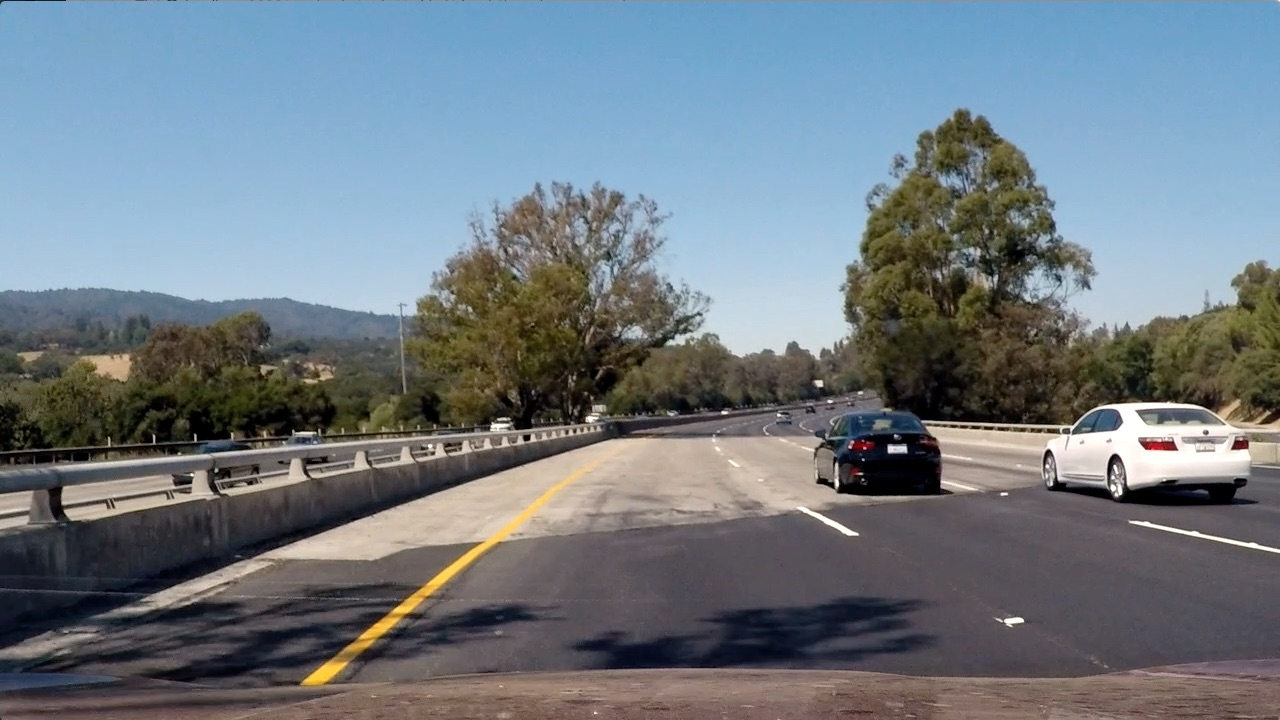
#> input picture Term1/Vehicle-Detection/test_images/test4.jpg, 1280 x 720 px
$ python -i find_car.py   (imports and definitions only)   (older library calls are emulated)
#> lines starting #> are read from the running program, lines starting #| are printed output that depends on the picture
### Term1/Vehicle-Detection/lesson.py
import cv2
import numpy as np
from skimage.feature import hog

# [29 lines left out: functions draw_boxes, draw_boxes2, convert_color, not called in this run]

def get_hog_features(img, orient, pix_per_cell, cell_per_block,
                        vis=False, feature_vec=True):
    # Call with two outputs if vis==True
    if vis == True:
        features, hog_image = hog(img, orientations=orient,
                                  pixels_per_cell=(pix_per_cell, pix_per_cell),
                                  cells_per_block=(cell_per_block, cell_per_block),
                                  transform_sqrt=False,
                                  visualise=vis, feature_vector=feature_vec)
        return features, hog_image
    # Otherwise call with one output
    else:
        features = hog(img, orientations=orient,
                       pixels_per_cell=(pix_per_cell, pix_per_cell),
                       cells_per_block=(cell_per_block, cell_per_block),
                       transform_sqrt=False,
                       visualise=vis, feature_vector=feature_vec)
        return features

def bin_spatial(img, size=(32, 32)):
#> called with size = (32, 32)
    color1 = cv2.resize(img[:,:,0], size).ravel()
#> color1 = 1024 values, max 255 at index 634, min 0 at index 662, mean 111.8
    color2 = cv2.resize(img[:,:,1], size).ravel()
#> color2 = 1024 values, max 255 at index 635, min 0 at index 567, mean 122.5
    color3 = cv2.resize(img[:,:,2], size).ravel()
#> color3 = 1024 values, max 251 at index 669, min 1 at index 439, mean 131
    return np.hstack((color1, color2, color3))

def color_hist(img, nbins=32):    #bins_range=(0, 256)
    # Compute the histogram of the color channels separately
    channel1_hist = np.histogram(img[:,:,0], bins=nbins)
    channel2_hist = np.histogram(img[:,:,1], bins=nbins)
    channel3_hist = np.histogram(img[:,:,2], bins=nbins)
    # Concatenate the histograms into a single feature vector
    hist_features = np.concatenate((channel1_hist[0], channel2_hist[0], channel3_hist[0]))
    # Return the individual histograms, bin_centers and feature vector
    return hist_features

# Define a function that takes an image,
# start and stop positions in both x and y,
# window size (x and y dimensions),
# and overlap fraction (for both x and y)
# [40 lines left out: function slide_window, not called in this run]

### Term1/Vehicle-Detection/find_car.py
import cv2
import numpy as np
import pickle
from moviepy.editor import VideoFileClip
import matplotlib.pyplot as plt
from sklearn.preprocessing import StandardScaler
import matplotlib.image as mpimg
from skimage.feature import hog
from lesson import *
# Define a function that takes an image,
# start and stop positions in both x and y,
# window size (x and y dimensions),
# and overlap fraction (for both x and y)
# [39 lines left out: function slide_window, not called in this run]

# Define a function to extract features from a single image window
# This function is very similar to extract_features()
# just for a single image rather than list of images
def single_img_features(img, color_space='RGB', spatial_size=(32, 32),
                        hist_bins=32, orient=9,
                        pix_per_cell=8, cell_per_block=2, hog_channel=0,
                        spatial_feat=True, hist_feat=True, hog_feat=True):
    #1) Define an empty list to receive features
    img_features = []
    #2) Apply color conversion if other than 'RGB'
    if color_space != 'RGB':
        if color_space == 'HSV':
            feature_image = cv2.cvtColor(img, cv2.COLOR_RGB2HSV)
        elif color_space == 'LUV':
            feature_image = cv2.cvtColor(img, cv2.COLOR_RGB2LUV)
        elif color_space == 'HLS':
            feature_image = cv2.cvtColor(img, cv2.COLOR_RGB2HLS)
        elif color_space == 'YUV':
            feature_image = cv2.cvtColor(img, cv2.COLOR_RGB2YUV)
        elif color_space == 'YCrCb':
            feature_image = cv2.cvtColor(img, cv2.COLOR_RGB2YCrCb)
    else: feature_image = np.copy(img)
    #3) Compute spatial features if flag is set
    if spatial_feat == True:
        spatial_features = bin_spatial(feature_image, size=spatial_size)
#> spatial_features = 3072 values, max 255 at index 634, min 0 at index 662, mean 121.8
        #4) Append features to list
        img_features.append(spatial_features)
    #5) Compute histogram features if flag is set
    if hist_feat == True:
        hist_features = color_hist(feature_image, nbins=hist_bins)
#> in color_hist, `hist_features = np.concatenate((channel1_hist[0], channel2_hist[0], ch..`: hist_features = 96 values, max 116163 at index 90, min 1002 at index 60, mean 28800
        #6) Append features to list
        img_features.append(hist_features)
    #7) Compute HOG features if flag is set
    if hog_feat == True:
        if hog_channel == 'ALL':
            hog_features = []
            for channel in range(feature_image.shape[2]):
                hog_features.extend(get_hog_features(feature_image[:,:,channel],
                                    orient, pix_per_cell, cell_per_block,
                                    vis=False, feature_vec=True))
        else:
            hog_features = get_hog_features(feature_image[:,:,hog_channel], orient,
                        pix_per_cell, cell_per_block, vis=False, feature_vec=True)
#> in get_hog_features, `features = hog(img, orientations=orient, pixels_per_cell=(pix_per_cell..`:
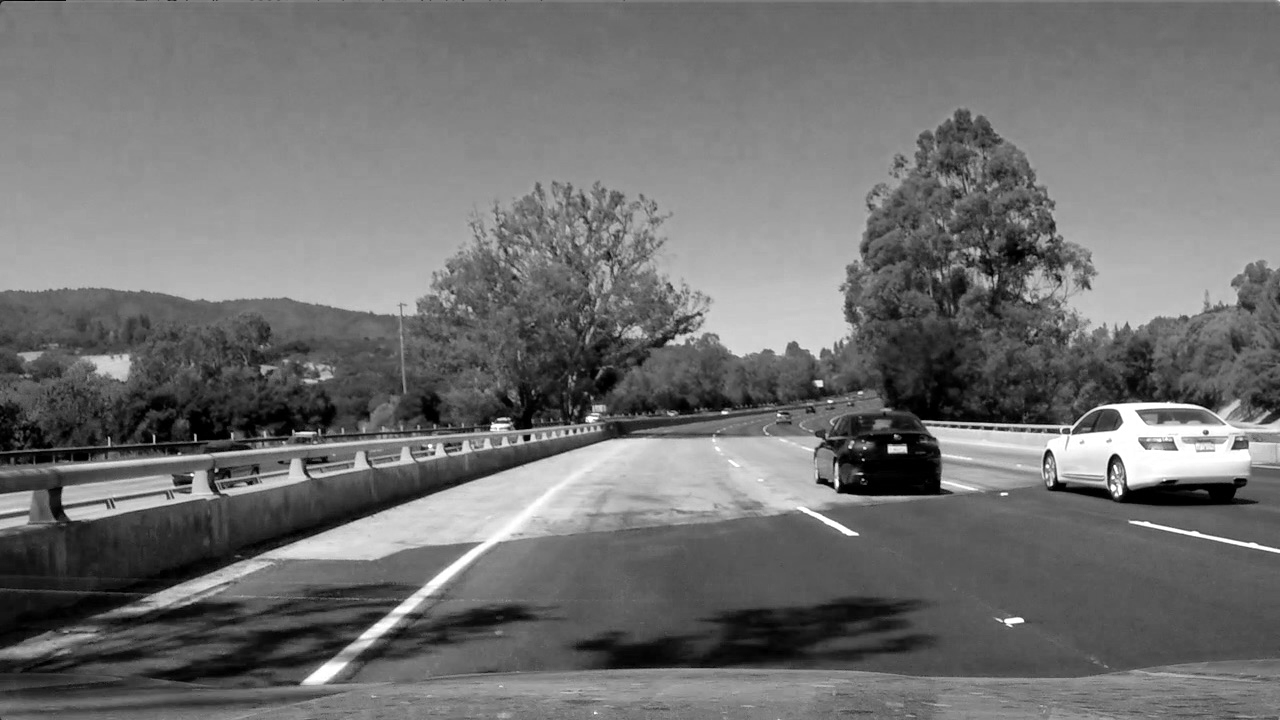
#> img: shape (720, 1280); min 0, max 255, mean 112.2
        #8) Append features to list
        img_features.append(hog_features)

    #9) Return concatenated array of features
    return np.concatenate(img_features)

# Define a function you will pass an image
# and the list of windows to be searched (output of slide_windows())
# [109 lines left out: functions search_windows, find_cars, not called in this run]

from scipy.ndimage.measurements import label
##add heapmap
# [100 lines left out: functions add_heat, apply_threshold, draw_labeled_bboxes, process_image, process_image2, not called in this run]

# [37 lines not run here, left out]

	# [15 lines of commented-out code are left out]

>>> import cv2
>>> picture = cv2.cvtColor(cv2.imread('test_images/test4.jpg'), cv2.COLOR_BGR2RGB)
>>> result = single_img_features(picture)

$ run again, on Term1/Vehicle-Detection/test_images/test1.jpg
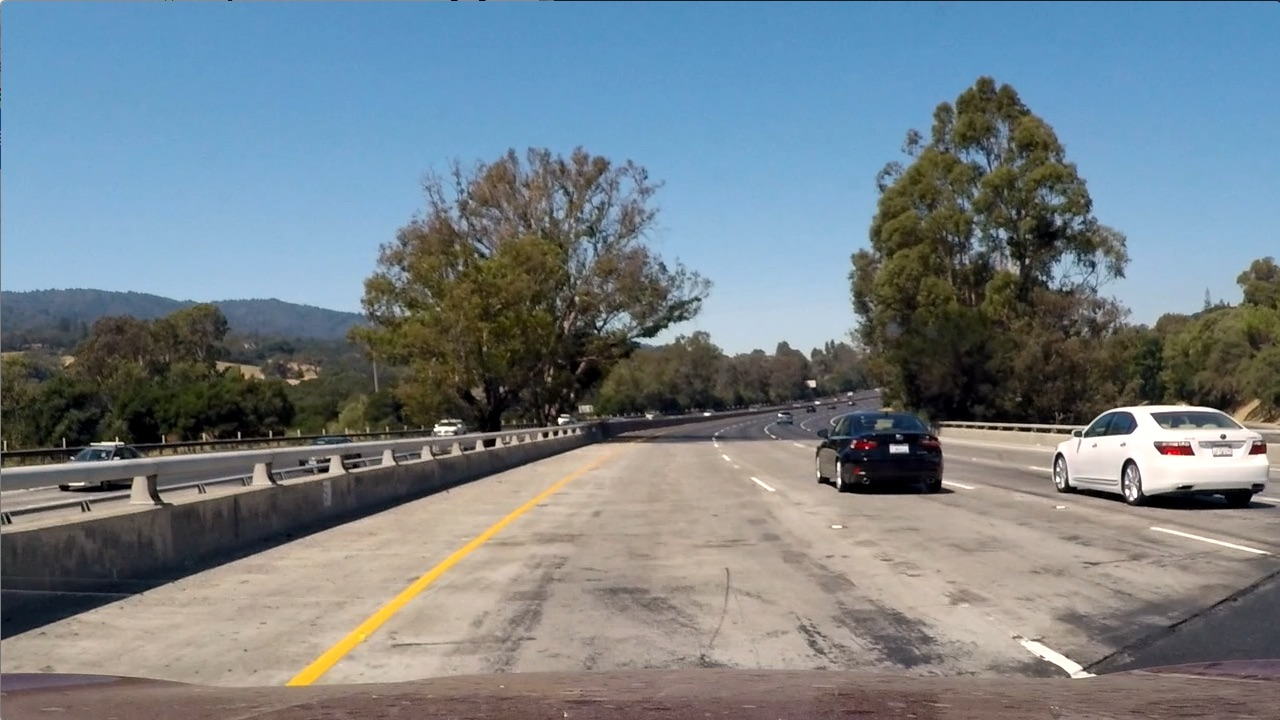
#> input picture Term1/Vehicle-Detection/test_images/test1.jpg, 1280 x 720 px
#> color1 = 1024 values, max 255 at index 635, min 0 at index 579, mean 117.3
#> color2 = 1024 values, max 255 at index 604, min 0 at index 611, mean 128.5
#> color3 = 1024 values, max 254 at index 604, min 0 at index 582, mean 135.6
#> spatial_features = 3072 values, max 255 at index 635, min 0 at index 579, mean 127.1
#> in color_hist, `hist_features = np.concatenate((channel1_hist[0], channel2_hist[0], ch..`: hist_features = 96 values, max 111331 at index 89, min 936 at index 60, mean 28800
#> in get_hog_features, `features = hog(img, orientations=orient, pixels_per_cell=(pix_per_cell..`:
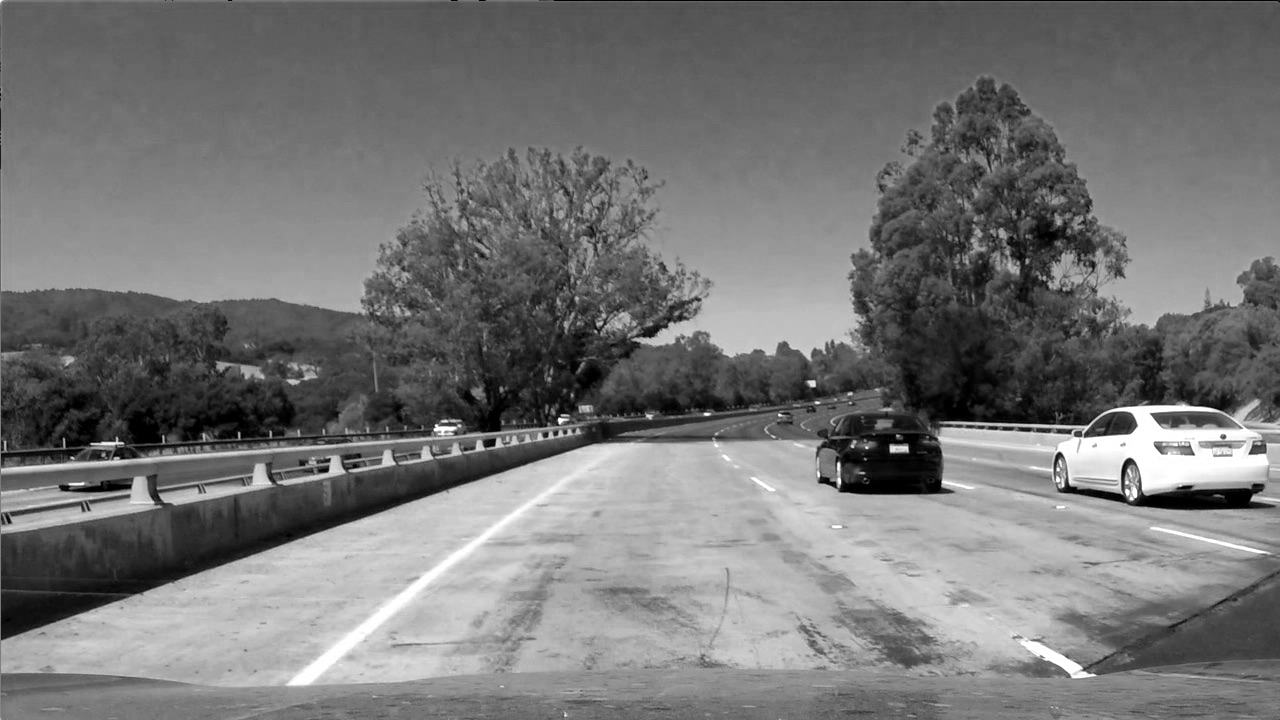
#> img: shape (720, 1280); min 0, max 255, mean 117.5

$ run again, on Term1/Vehicle-Detection/test_images/test2.jpg
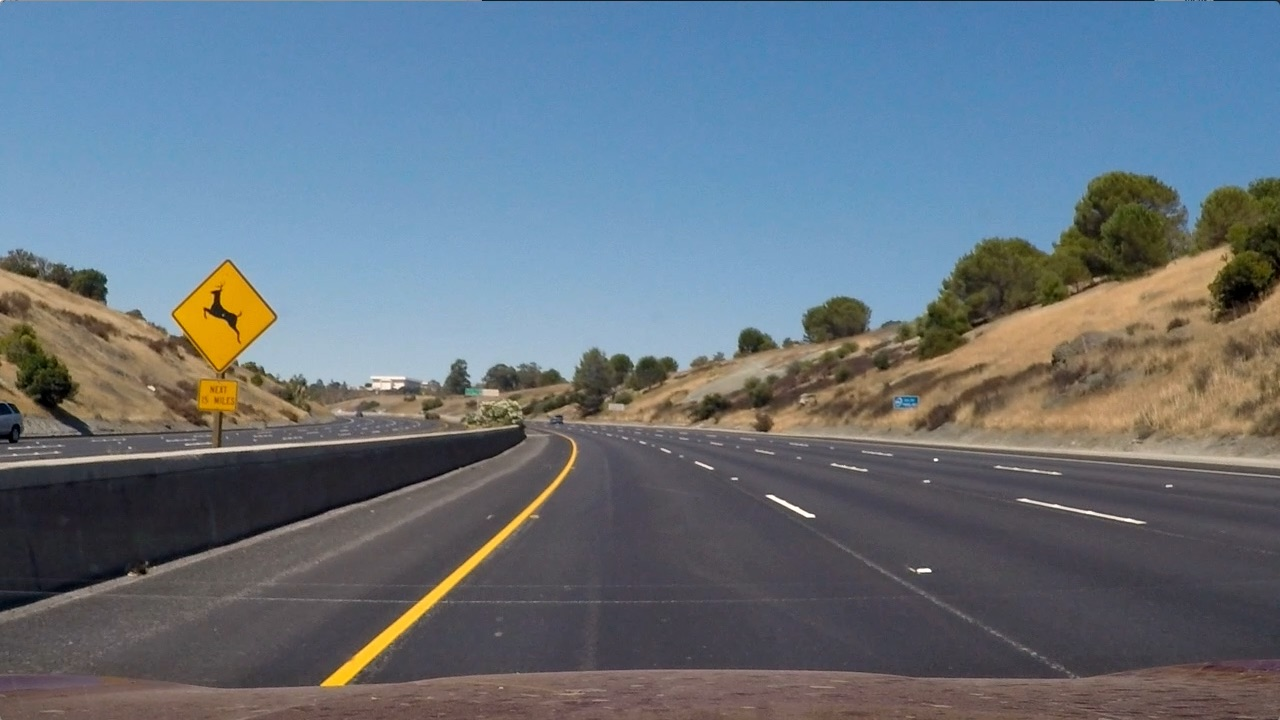
#> input picture Term1/Vehicle-Detection/test_images/test2.jpg, 1280 x 720 px
#> color1 = 1024 values, max 253 at index 811, min 8 at index 545, mean 102.2
#> color2 = 1024 values, max 207 at index 730, min 6 at index 545, mean 113.9
#> color3 = 1024 values, max 209 at index 490, min 0 at index 453, mean 124.8
#> spatial_features = 3072 values, max 253 at index 811, min 0 at index 2501, mean 113.6
#> in color_hist, `hist_features = np.concatenate((channel1_hist[0], channel2_hist[0], ch..`: hist_features = 96 values, max 117155 at index 74, min 82 at index 95, mean 28800
#> in get_hog_features, `features = hog(img, orientations=orient, pixels_per_cell=(pix_per_cell..`:
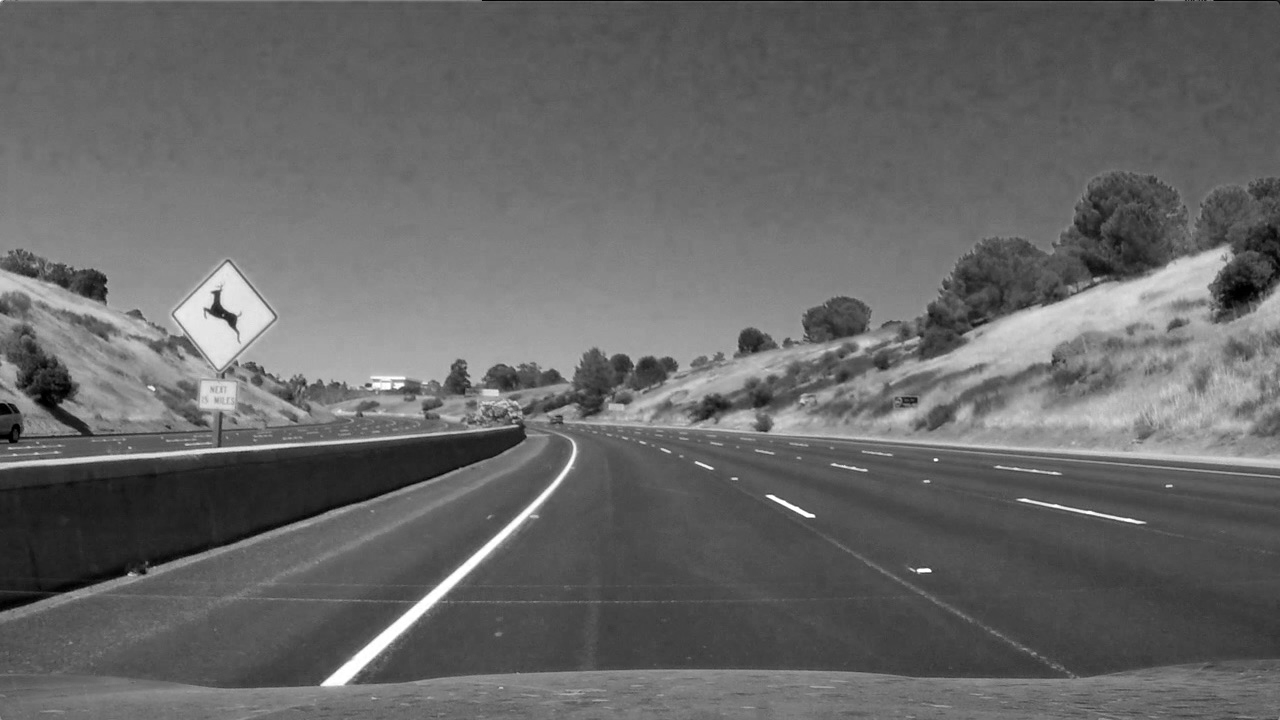
#> img: shape (720, 1280); min 0, max 255, mean 102.8

$ run again, on Term1/Vehicle-Detection/test_images/test3.jpg
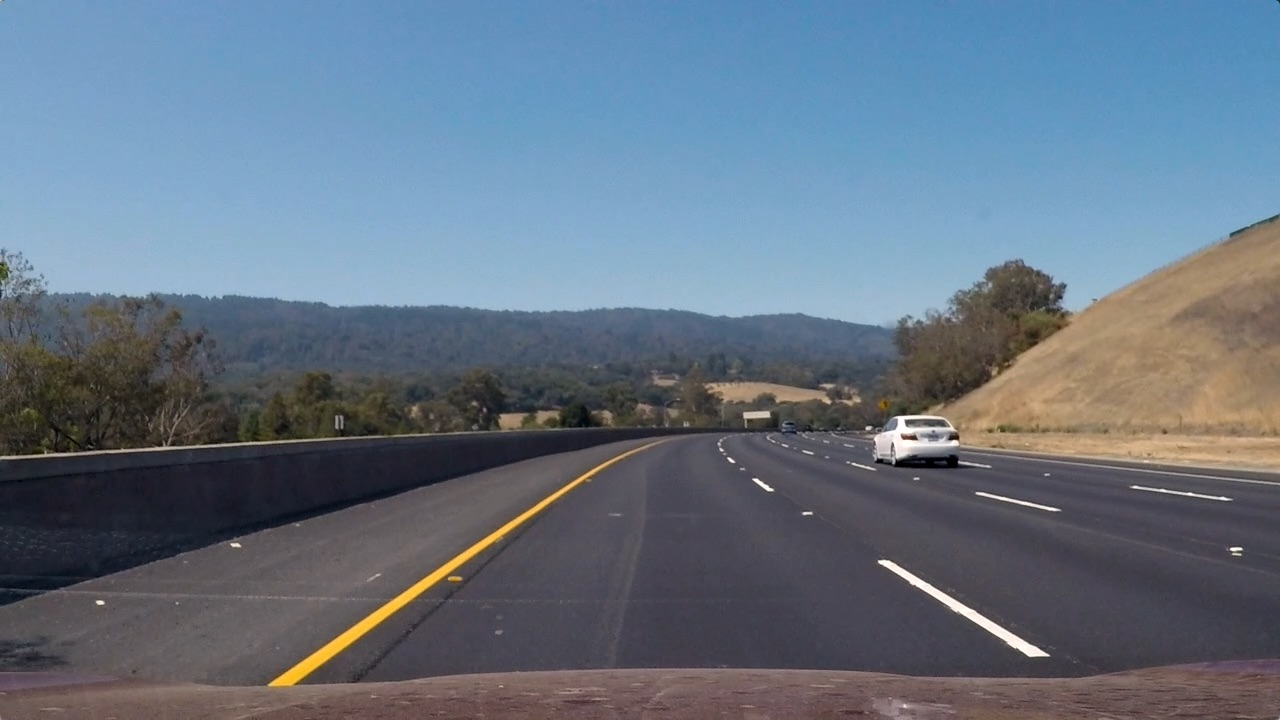
#> input picture Term1/Vehicle-Detection/test_images/test3.jpg, 1280 x 720 px
#> color1 = 1024 values, max 255 at index 904, min 12 at index 801, mean 101.3
#> color2 = 1024 values, max 247 at index 822, min 16 at index 662, mean 115.6
#> color3 = 1024 values, max 240 at index 822, min 17 at index 662, mean 130.9
#> spatial_features = 3072 values, max 255 at index 904, min 12 at index 801, mean 115.9
#> in color_hist, `hist_features = np.concatenate((channel1_hist[0], channel2_hist[0], ch..`: hist_features = 96 values, max 140896 at index 89, min 252 at index 58, mean 28800
#> in get_hog_features, `features = hog(img, orientations=orient, pixels_per_cell=(pix_per_cell..`:
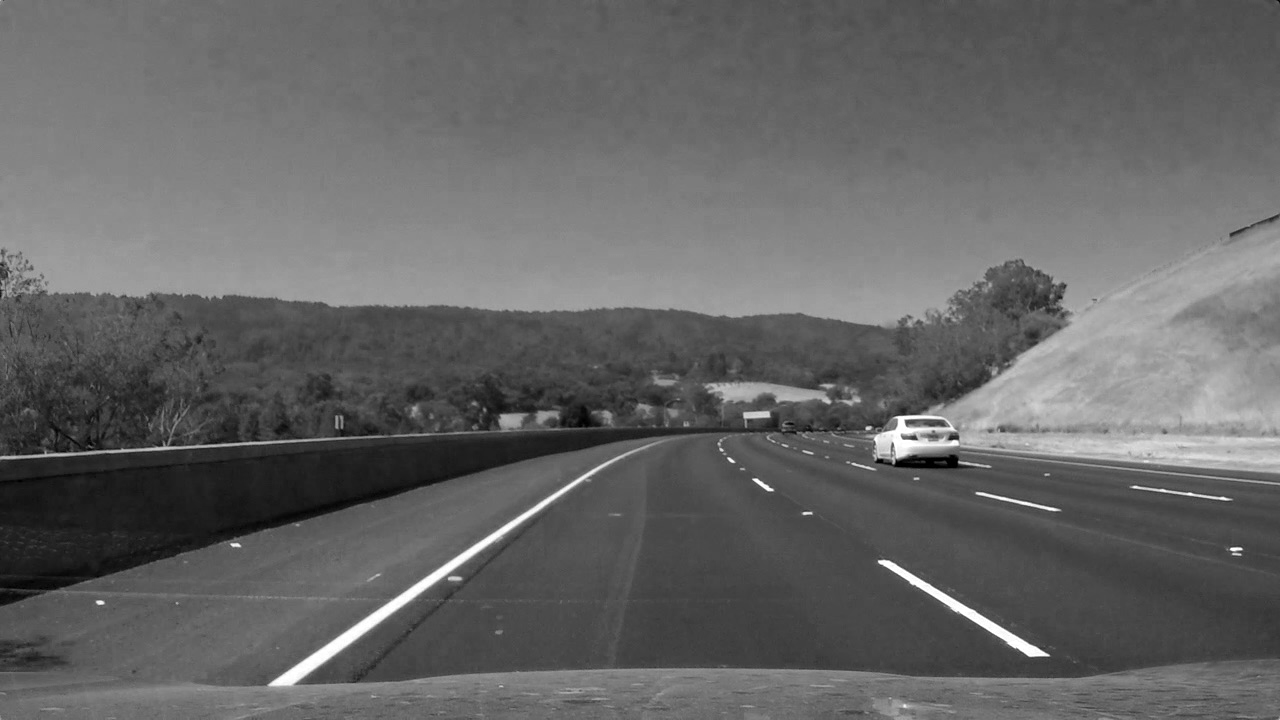
#> img: shape (720, 1280); min 0, max 255, mean 101.1
